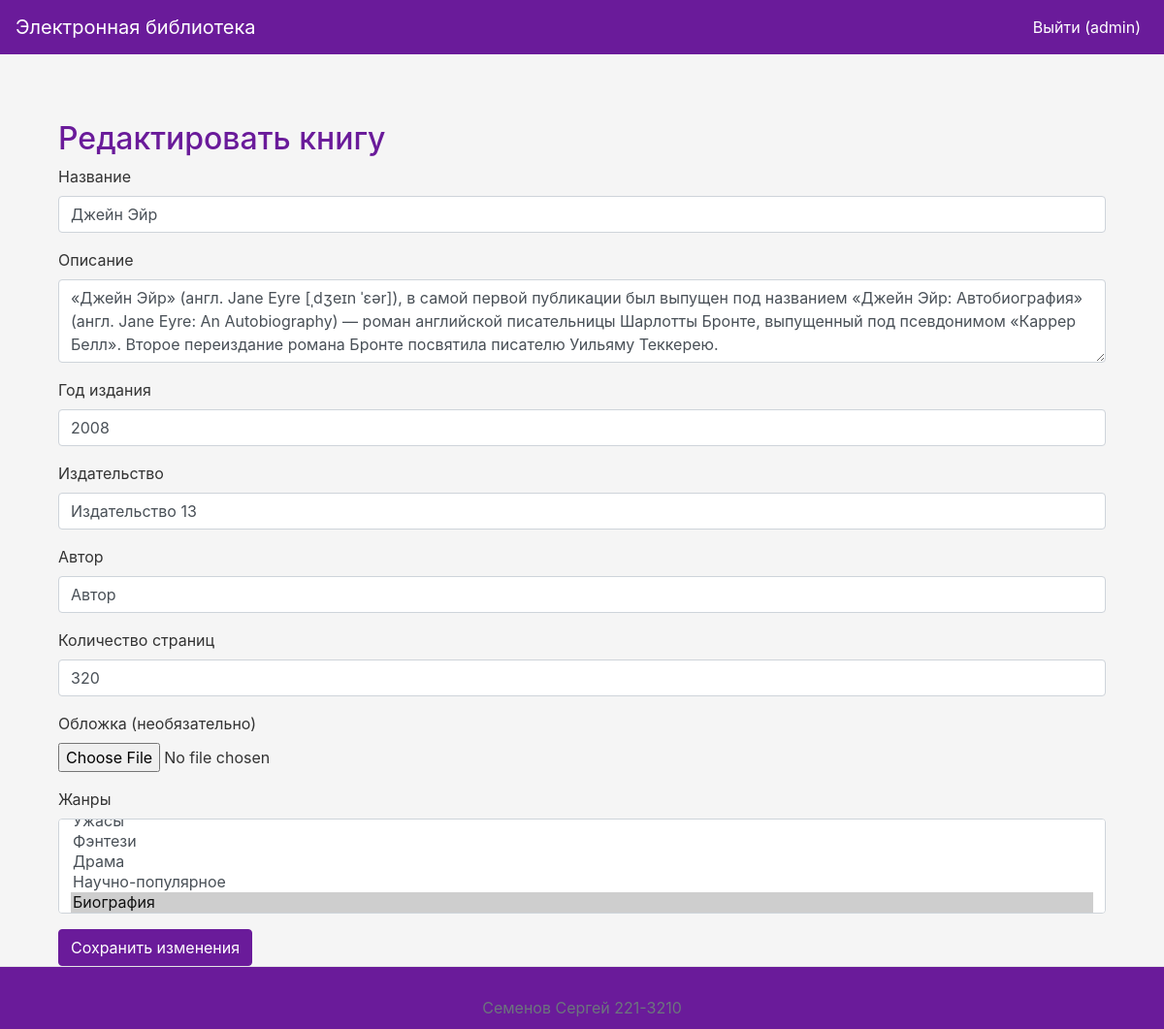
The page /edit/13 (signed in) on the database its author committed.
### app.py (models this page shows, shortened)
class User(db.Model, UserMixin):
    id = db.Column(db.Integer, primary_key=True)
    username = db.Column(db.String(255), unique=True, nullable=False)
    password_hash = db.Column(db.String(255), nullable=False)
    last_name = db.Column(db.String(255), nullable=False)
    first_name = db.Column(db.String(255), nullable=False)
    middle_name = db.Column(db.String(255))
    role_id = db.Column(db.Integer, db.ForeignKey('role.id'), nullable=False)
    reviews = db.relationship('Review', backref='user', lazy=True)

class Book(db.Model):
    id = db.Column(db.Integer, primary_key=True)
    title = db.Column(db.String(255), nullable=False)
    description = db.Column(db.Text, nullable=False)
    year = db.Column(db.Integer, nullable=False)
    publisher = db.Column(db.String(255), nullable=False)
    author = db.Column(db.String(255), nullable=False)
    pages = db.Column(db.Integer, nullable=False)
    cover_id = db.Column(db.Integer, db.ForeignKey('cover.id'), nullable=True)
    genres = db.relationship('Genre', secondary='book_genre', back_populates='books')
    reviews = db.relationship('Review', backref='book', lazy=True)

### app.py (the view, shortened to what this page needs)
@app.route('/edit/<int:book_id>', methods=['GET', 'POST'])
@login_required
def edit_book(book_id):
    book = Book.query.get_or_404(book_id)
    if current_user.role.name not in ['Администратор', 'Модератор']:
        flash('У вас недостаточно прав для выполнения данного действия.', 'danger')
        return redirect(url_for('index'))
    genres = Genre.query.all()
    return render_template('edit_book.html', book=book, genres=genres)

### app.py (called while the page is built)
@login_manager.user_loader
def load_user(user_id):
    return User.query.get(int(user_id))

### templates/edit_book.html
{% extends "base.html" %}
{% block content %}
<div class="container mt-5">
    <h2>Редактировать книгу</h2>
    <form method="POST" enctype="multipart/form-data">
        <div class="form-group">
            <label for="title">Название</label>
            <input type="text" class="form-control" id="title" name="title" value="{{ book.title }}" required>
        </div>
        <div class="form-group">
            <label for="description">Описание</label>
            <textarea class="form-control" id="description" name="description" rows="3" required>{{ book.description }}</textarea>
        </div>
        <div class="form-group">
            <label for="year">Год издания</label>
            <input type="number" class="form-control" id="year" name="year" value="{{ book.year }}" required>
        </div>
        <div class="form-group">
            <label for="publisher">Издательство</label>
            <input type="text" class="form-control" id="publisher" name="publisher" value="{{ book.publisher }}" required>
        </div>
        <div class="form-group">
            <label for="author">Автор</label>
            <input type="text" class="form-control" id="author" name="author" value="{{ book.author }}" required>
        </div>
        <div class="form-group">
            <label for="pages">Количество страниц</label>
            <input type="number" class="form-control" id="pages" name="pages" value="{{ book.pages }}" required>
        </div>
        <div class="form-group">
            <label for="cover">Обложка (необязательно)</label>
            <input type="file" class="form-control-file" id="cover" name="cover">
        </div>
        <div class="form-group">
            <label for="genres">Жанры</label>
            <select multiple class="form-control" id="genres" name="genres">
                {% for genre in genres %}
                <option value="{{ genre.id }}" {% if genre in book.genres %}selected{% endif %}>{{ genre.name }}</option>
                {% endfor %}
            </select>
        </div>
        <button type="submit" class="btn btn-primary">Сохранить изменения</button>
    </form>
</div>
{% endblock %}

### templates/base.html (shortened to what this page needs)
<!DOCTYPE html>
<html lang="ru">
<head>
    <link rel="stylesheet" href="https://stackpath.bootstrapcdn.com/bootstrap/4.5.2/css/bootstrap.min.css">
    <link rel="stylesheet" href="{{ url_for('static', filename='styles.css') }}">
</head>
<body>
<nav class="navbar navbar-expand-lg navbar-dark bg-dark">
    <a class="navbar-brand" href="{{ url_for('index') }}">Электронная библиотека</a>
    <div class="collapse navbar-collapse" id="navbarNav">
        <ul class="navbar-nav ml-auto">
            {% if current_user.is_authenticated %}
                <li class="nav-item">
                    <a class="nav-link" href="{{ url_for('logout') }}">Выйти ({{ current_user.username }})</a>
                </li>
            {% endif %}
        </ul>
    </div>
</nav>
<div class="container">
    {% block content %}{% endblock %}
</div>
<footer class="footer">
    <div class="container">
        <span class="text-muted">Семенов Сергей 221-3210</span>
    </div>
</footer>
</body>
</html>

### static/styles.css (style rules this page uses)
body { background-color: #f5f5f5; color: #333; display: flex; flex-direction: column; min-height: 100vh; }
.navbar { background-color: #6a1b9a !important; }
.navbar-brand, .nav-link { color: #ffffff !important; }
.container { margin-top: 20px; flex: 1; }
.btn-primary { background-color: #6a1b9a; border-color: #6a1b9a; }
h1, h2 { color: #6a1b9a; }
.footer { background-color: #6a1b9a; color: #ffffff; padding: 10px 0; text-align: center; border-top: 1px solid #e5e5e5; }

### rows shown on the page
User: username "admin"
Book: title "Джейн Эйр", description "«Джейн Эйр» (англ. Jane Eyre [ˌdʒeɪn ˈɛər]), в самой первой публикации был выпущен под названием «Джейн Эйр: Автобиография» (англ. Jane Eyre: An Autobiography) — роман английской писательницы Шарлотты Бронте, выпущенный под псевдонимом «Каррер Белл». Второе переиздание романа Бронте посвятила писателю Уильяму Теккерею.", year "2008", publisher "Издательство 13", author "Автор", pages "320"

### other values the page prints
form field genres "Фэнтези / Драма / Научно-популярное / Биография ☑"
